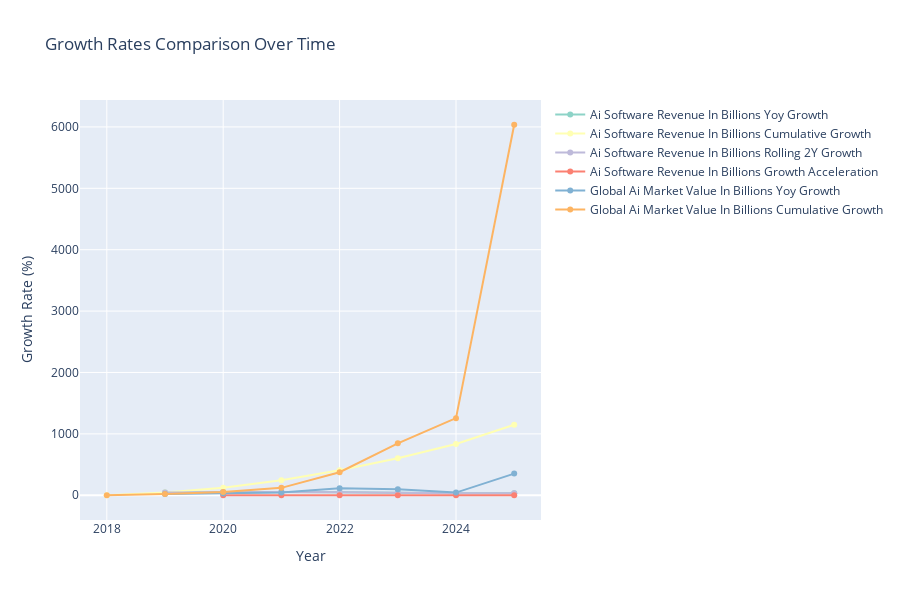

Notebook cell for this chart:
### Markdown cell above
## 5. Growth Rate and Momentum Analysis

### Code cell
# Comprehensive growth analysis
growth_cols = [col for col in market_df.columns if 'growth' in col]

if growth_cols:
    # Create growth comparison chart
    fig = go.Figure()
    
    colors = px.colors.qualitative.Set3
    
    for i, col in enumerate(growth_cols[:6]):  # Show top 6 growth metrics
        if not market_df[col].isna().all():
            fig.add_trace(
                go.Scatter(
                    x=market_df['year'],
                    y=market_df[col],
                    mode='lines+markers',
                    name=col.replace('_', ' ').title(),
                    line=dict(color=colors[i % len(colors)], width=2)
                )
            )
    
    fig.update_layout(
        title='Growth Rates Comparison Over Time',
        xaxis_title='Year',
        yaxis_title='Growth Rate (%)',
        height=600,
        hovermode='x unified'
    )
    
    fig.show()
    
    # Growth statistics
    for col in growth_cols[:5]:
        if not market_df[col].isna().all():
            mean_growth = market_df[col].mean()
            std_growth = market_df[col].std()
            max_growth = market_df[col].max()
            min_growth = market_df[col].min()
            
            col_display = col.replace('_', ' ').title()[:40]
else:

### Figure 1 — Plotly figure (JSON) as saved in the notebook; plotly's stock layout.template omitted (floating-point values rounded to 4 significant figures)
{"data": [{"line": {"color": "rgb(141,211,199)", "width": 2}, "mode": "lines+markers", "name": "Ai Software Revenue In Billions Yoy Growth", "type": "scatter", "x": [2018, 2019, 2020, 2021, 2022, 2023, 2024, 2025], "y": [NaN, 45.45, 53.78, 54.36, 47.03, 38.37, 33.08, 33.46]}, {"line": {"color": "rgb(255,255,179)", "width": 2}, "mode": "lines+markers", "name": "Ai Software Revenue In Billions Cumulative Growth", "type": "scatter", "x": [2018, 2019, 2020, 2021, 2022, 2023, 2024, 2025], "y": [0.0, 45.45, 123.7, 245.2, 407.6, 602.4, 834.8, 1148.0]}, {"line": {"color": "rgb(190,186,218)", "width": 2}, "mode": "lines+markers", "name": "Ai Software Revenue In Billions Rolling 2Y Growth", "type": "scatter", "x": [2018, 2019, 2020, 2021, 2022, 2023, 2024, 2025], "y": [NaN, 45.45, 53.78, 54.36, 47.03, 38.37, 33.08, 33.46]}, {"line": {"color": "rgb(251,128,114)", "width": 2}, "mode": "lines+markers", "name": "Ai Software Revenue In Billions Growth Acceleration", "type": "scatter", "x": [2018, 2019, 2020, 2021, 2022, 2023, 2024, 2025], "y": [NaN, NaN, 0.08333, 0.005823, -0.07329, -0.08666, -0.05281, 0.003761]}, {"line": {"color": "rgb(128,177,211)", "width": 2}, "mode": "lines+markers", "name": "Global Ai Market Value In Billions Yoy Growth", "type": "scatter", "x": [2018, 2019, 2020, 2021, 2022, 2023, 2024, 2025], "y": [NaN, 18.64, 28.57, 44.44, 115.4, 99.29, 43.37, 352.5]}, {"line": {"color": "rgb(253,180,98)", "width": 2}, "mode": "lines+markers", "name": "Global Ai Market Value In Billions Cumulative Growth", "type": "scatter", "x": [2018, 2019, 2020, 2021, 2022, 2023, 2024, 2025], "y": [0.0, 18.64, 52.54, 120.3, 374.6, 845.8, 1256.0, 6036.0]}], "layout": {"height": 600, "hovermode": "x unified", "title": {"text": "Growth Rates Comparison Over Time"}, "xaxis": {"title": {"text": "Year"}}, "yaxis": {"title": {"text": "Growth Rate (%)"}}}}
